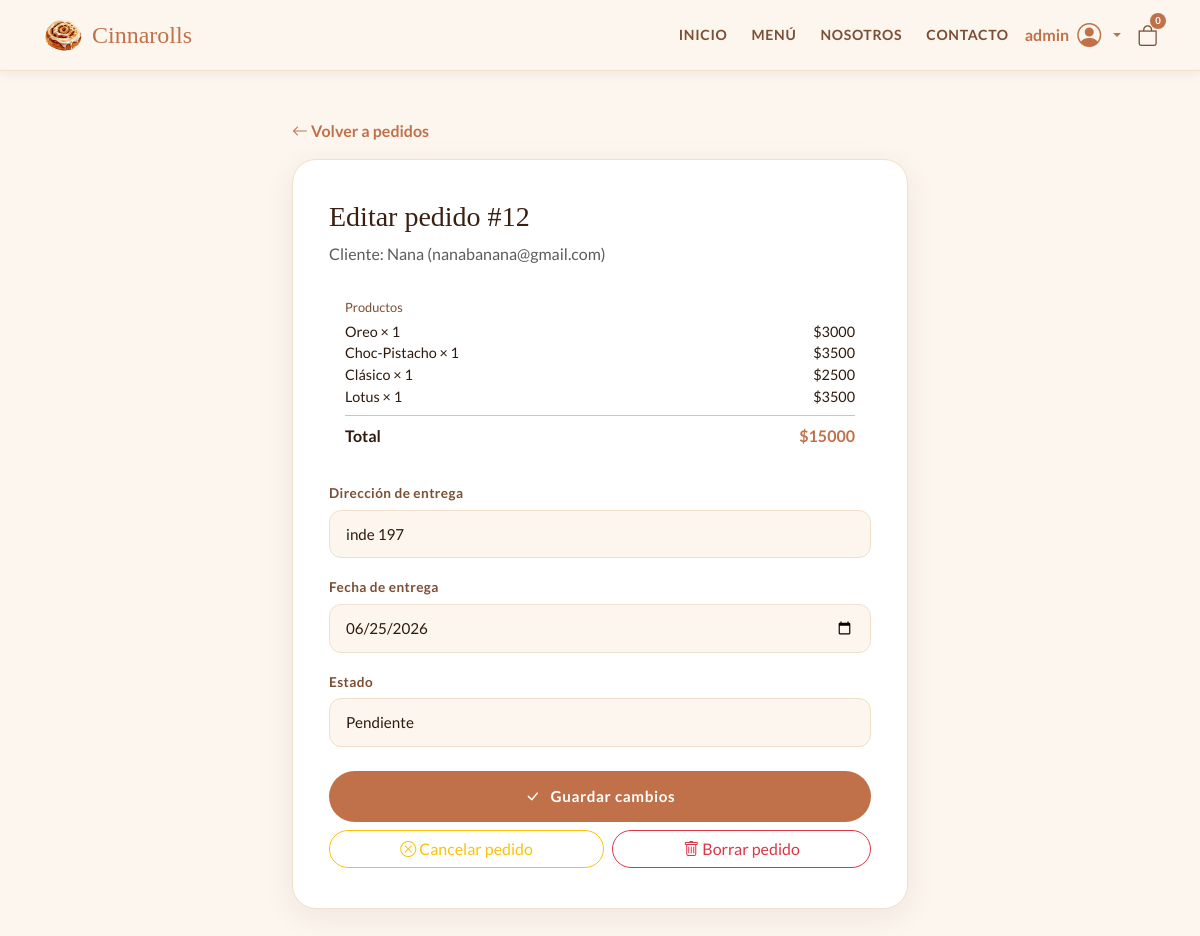
The app's page /panel-admin/pedido/12/editar/ (signed in) with its own data.
### appcanela/models.py (models this page shows, shortened)
class Pedido(models.Model):
    ESTADO_CHOICES = [
        ('pendiente', 'Pendiente'),
        ('preparando', 'Preparando'),
        ('entregado', 'Entregado'),
        ('cancelado', 'Cancelado'),
    ]
    PAGO_CHOICES = [
        ('credito', 'Crédito'),
        ('debito', 'Débito'),
        ('efectivo', 'Efectivo'),
    ]
    usuario = models.ForeignKey(User, on_delete=models.SET_NULL, null=True, blank=True)
    nombre_cliente = models.CharField(max_length=100, blank=True, null=True)
    metodo_pago = models.CharField(max_length=20, choices=PAGO_CHOICES)
    subtotal = models.IntegerField()
    total = models.IntegerField()
    estado = models.CharField(max_length=20, choices=ESTADO_CHOICES, default='pendiente')
    creado_en = models.DateTimeField(auto_now_add=True)
    direccion_entrega = models.CharField(max_length=200, blank=True, null=True)
    fecha_entrega = models.DateField(blank=True, null=True)
    correo_invitado = models.EmailField(blank=True, null=True)

class ItemPedido(models.Model):
    pedido = models.ForeignKey(Pedido, on_delete=models.CASCADE, related_name='items')
    nombre = models.CharField(max_length=100)
    precio = models.IntegerField()
    cantidad = models.IntegerField(default=1)

### appcanela/views.py (the view, shortened to what this page needs)
# urls.py: path('panel-admin/pedido/<int:pedido_id>/editar/', views.pedido_editar, name='pedido_editar'),
@user_passes_test(lambda u: u.is_staff)
def pedido_editar(request, pedido_id):
    pedido = get_object_or_404(Pedido, id=pedido_id)
    return render(request, "appcanela/pedido_editar.html", {
        "pedido": pedido,
        "estados": Pedido.ESTADO_CHOICES,
    })

### appcanela/context_processors.py (called while the page is built)
def configuracion_tienda(request):
    config = ConfiguracionTienda.get()
    return {
        "tienda_config": config,
        "tienda_abierta": config.esta_abierto_ahora(),
    }

### appcanela/models.py (called while the page is built)
    @classmethod
    def get(cls):
        obj, _ = cls.objects.get_or_create(pk=1)
        return obj

    def dias_atencion(self):
        return [
            self.atiende_lunes, self.atiende_martes, self.atiende_miercoles,
            self.atiende_jueves, self.atiende_viernes, self.atiende_sabado,
            self.atiende_domingo,
        ]

    def atiende_en_dia(self, fecha):
        return self.dias_atencion()[fecha.weekday()]

    def _to_time(self, valor):
        if isinstance(valor, str):
            return parse_time(valor)
        return valor

    def esta_abierto_ahora(self):
        from django.utils import timezone
        ahora = timezone.localtime()
        if not self.atiende_en_dia(ahora.date()):
            return False
        apertura = self._to_time(self.hora_apertura)
        cierre = self._to_time(self.hora_cierre)
        if apertura is None or cierre is None:
            return True  # si la config está incompleta, no bloqueamos
        return apertura <= ahora.time() <= cierre

### appcanela/templates/appcanela/pedido_editar.html (shortened to what this page needs)
{% extends 'appcanela/base.html' %}
{% load static %}
{% block content %}
<div class="container py-5" style="max-width:640px">
    <a href="{% url 'panel_admin' %}?tab=pedidos" class="text-decoration-none" style="color:var(--cinnamon); font-weight:700;">
        <i class="bi bi-arrow-left"></i> Volver a pedidos
    </a>
    <div class="contact-form-wrap mt-3">
        <h3 style="font-family:'Playfair Display',serif; color:var(--espresso)">Editar pedido #{{ pedido.id }}</h3>
        <p class="text-muted">Cliente: {{ pedido.nombre_cliente|default:"Invitado" }}
            {% if pedido.correo_invitado %}({{ pedido.correo_invitado }}){% endif %}</p>
        <div class="mb-3 p-3" style="background:var(--cream-light); border-radius:12px;">
            <p class="mb-1" style="font-size:.8rem; color:var(--text-mid)">Productos</p>
            {% for item in pedido.items.all %}
            <div class="d-flex justify-content-between" style="font-size:.9rem">
                <span>{{ item.nombre }} × {{ item.cantidad }}</span>
                <span>${{ item.precio|floatformat:0 }}</span>
            </div>
            {% endfor %}
            <hr class="my-2">
            <div class="d-flex justify-content-between"><strong>Total</strong>
                <strong style="color:var(--cinnamon)">${{ pedido.total|floatformat:0 }}</strong></div>
        </div>
        <form method="post" action="{% url 'pedido_editar' pedido.id %}">
            <div class="mb-3">
                <label class="form-label">Dirección de entrega</label>
                <input type="text" name="direccion_entrega" class="form-control" minlength="5" maxlength="200"
                    value="{{ pedido.direccion_entrega|default:'' }}">
            </div>
            <div class="mb-3">
                <label class="form-label">Fecha de entrega</label>
                <input type="date" name="fecha_entrega" class="form-control"
                    value="{{ pedido.fecha_entrega|date:'Y-m-d' }}">
            </div>
            <div class="mb-4">
                <label class="form-label">Estado</label>
                <select name="estado" class="form-select">
                    {% for valor, etiqueta in estados %}
                    <option value="{{ valor }}" {% if pedido.estado == valor %}selected{% endif %}>{{ etiqueta }}</option>
                    {% endfor %}
                </select>
            </div>
            <button type="submit" class="btn-cinnamon w-100 justify-content-center mb-2">
                <i class="bi bi-check-lg"></i> Guardar cambios
            </button>
        </form>
        <div class="d-flex gap-2">
            <form method="post" action="{% url 'pedido_editar' pedido.id %}" class="flex-grow-1"
                onsubmit="return confirm('¿Cancelar este pedido? Quedará marcado como cancelado.');">
                <button type="submit" class="btn btn-outline-warning rounded-pill w-100">
                    <i class="bi bi-x-circle"></i> Cancelar pedido
                </button>
            </form>
            <form method="post" action="{% url 'pedido_editar' pedido.id %}" class="flex-grow-1"
                onsubmit="return confirm('¿Eliminar este pedido por completo? Esta acción no se puede deshacer.');">
                <button type="submit" class="btn btn-outline-danger rounded-pill w-100">
                    <i class="bi bi-trash"></i> Borrar pedido
                </button>
            </form>
        </div>
    </div>
</div>
{% endblock %}

### appcanela/templates/appcanela/base.html (shortened to what this page needs)
{% load static %}
<!DOCTYPE html>
<html lang="es">
<head>
    <link href="https://cdn.jsdelivr.net/npm/bootstrap@5.3.8/dist/css/bootstrap.min.css" rel="stylesheet">
    <link href="https://cdn.jsdelivr.net/npm/bootstrap-icons@1.11.3/font/bootstrap-icons.min.css" rel="stylesheet">
    <link rel="stylesheet" href="{% static 'appcanela/css/mystyle.css' %}">
</head>
<body>
    {% block navbar %}
    <nav>
        <div class="container d-flex align-items-center">
            <a class="nav-brand" href="{% url 'index' %}">
                <img src="{% static 'appcanela/img/logo.png' %}" alt="Logo" style="width:42px;height:42px;object-fit:contain">
                Cinnarolls
            </a>
            <div class="nav-links ms-auto d-none d-md-flex align-items-center">
                <a href="{% url 'index' %}" class="{% block nav_inicio %}{% endblock %}">Inicio</a>
                <a href="{% url 'menu' %}" class="{% block nav_menu %}{% endblock %}">Menú</a>
                <a href="{% url 'nosotros' %}" class="{% block nav_nosotros %}{% endblock %}">Nosotros</a>
                <a href="{% url 'nosotros' %}#contacto">Contacto</a>
            </div>
            {% if user.is_authenticated %}
            <div class="dropdown ms-3">
                <a class="nav-login text-decoration-none dropdown-toggle d-flex align-items-center gap-2"
                   href="#" role="button" data-bs-toggle="dropdown" aria-expanded="false"
                   style="color:var(--cinnamon); font-weight:700;">
                   <span>{{ user.username }}</span>
                   <i class="bi bi-person-circle fs-4"></i>
                </a>
            </div>
            {% else %}
            <a href="{% url 'login' %}" class="nav-login ms-3 d-flex align-items-center gap-2" title="Iniciar sesión">
                <i class="bi bi-person-circle fs-5" style="color:var(--text-mid)"></i>
            </a>
            {% endif %}
            <a class="nav-cart ms-3" href="{% url 'carrito' %}">
                <i class="bi bi-bag"></i>
                <span id="cart-badge-count">0</span>
            </a>
        </div>
    </nav>
    {% endblock %}
    {% block content %}
    {% endblock %}
</body>
</html>

### appcanela/static/appcanela/css/mystyle.css (style rules this page uses)
:root { --cream: #fdf6ee; --warm-tan: #f0e0cc; --cinnamon: #c1714a; --dark-cin: #a05535; --espresso: #3b1f10; --soft-rose: #e8b49a; --text-dark: #2e1a0e; --text-mid: #7a4f35; }
* { box-sizing: border-box; }
body { font-family: 'Lato', sans-serif; background-color: var(--cream); color: var(--text-dark); margin: 0; }
nav { background: var(--cream); border-bottom: 1px solid var(--warm-tan); padding: 14px 0; position: sticky; top: 0; z-index: 100; box-shadow: 0 2px 12px rgba(59,31,16,.07); }
.nav-brand { font-family: 'Playfair Display', serif; font-size: 1.5rem; color: var(--cinnamon); text-decoration: none; display: flex; align-items: center; gap: 8px; }
.nav-links a { font-size: .88rem; font-weight: 700; letter-spacing: .05em; text-transform: uppercase; color: var(--text-mid); text-decoration: none; margin-left: 24px; transition: color .2s; }
.nav-cart { position: relative; color: var(--text-mid); font-size: 1.3rem; margin-left: 20px; }
.nav-cart span { position: absolute; top: -6px; right: -8px; background: var(--cinnamon); color: #fff; font-size: .6rem; width: 16px; height: 16px; border-radius: 50%; display: flex; align-items: center; justify-content: center; font-weight: 700; }
.btn-cinnamon { background: var(--cinnamon); color: #fff; border: none; border-radius: 50px; padding: 14px 36px; font-size: .95rem; font-weight: 700; letter-spacing: .04em; transition: background .2s, transform .2s, box-shadow .2s; text-decoration: none; display: inline-flex; align-items: center; gap: 10px; cursor: pointer; }
.contact-form-wrap { background: #fff; border-radius: 24px; padding: 40px 36px; border: 1px solid var(--warm-tan); box-shadow: 0 8px 32px rgba(59,31,16,.07); }
.form-control, .form-select { border: 1.5px solid var(--warm-tan); border-radius: 12px; padding: 12px 16px; font-size: .95rem; color: var(--text-dark); background: var(--cream); transition: border-color .2s, box-shadow .2s; }
.form-label { font-size: .85rem; font-weight: 700; color: var(--text-mid); margin-bottom: 6px; letter-spacing: .03em; }
html { scroll-behavior: smooth; }

### records on screen
Pedido: id "12", nombre_cliente "Nana", correo_invitado "nanabanana@gmail.com", total "15000", direccion_entrega "inde 197", fecha_entrega "06/25/2026", estado "Pendiente"
ItemPedido: nombre "Oreo", cantidad "1", precio "3000"
ItemPedido: nombre "Choc-Pistacho", cantidad "1", precio "3500"
ItemPedido: nombre "Clásico", cantidad "1", precio "2500"
ItemPedido: nombre "Lotus", cantidad "1", precio "3500"

### other values on screen
{{ user.username }} "admin"
